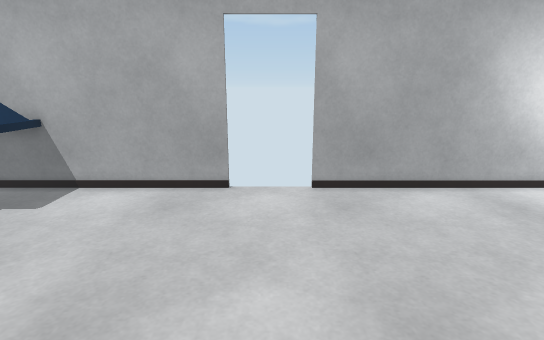
view 1 (above)

12 first-person views from a walk through a 3-D level made in the Unity game engine. The camera is 1.3 m above the floor, tilts 14° down and sees 80° across. The floor is counted in squares, 0.36 m on a side. Each view is taken from the middle of a square. On the plan, view 1 faces up. The plan holds only what a view shows up to about 20 squares ahead; the rest is blank. The player is left out.

view 2
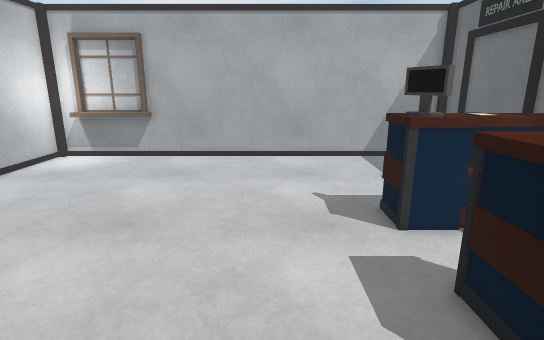

view 3
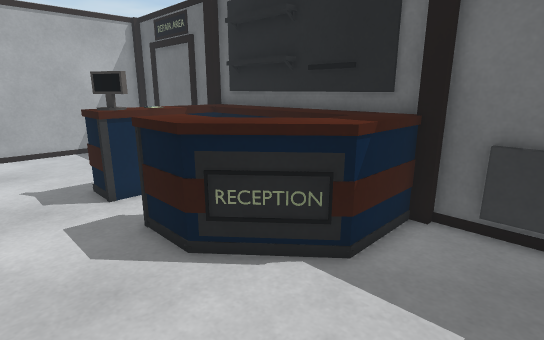

view 4
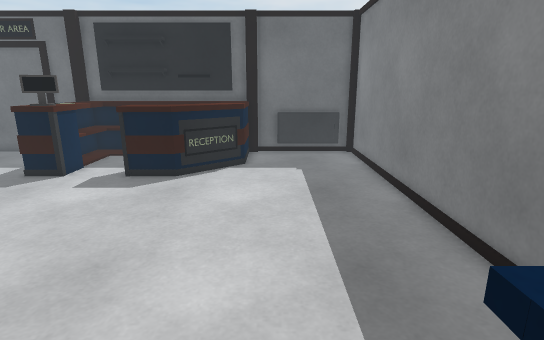

view 5
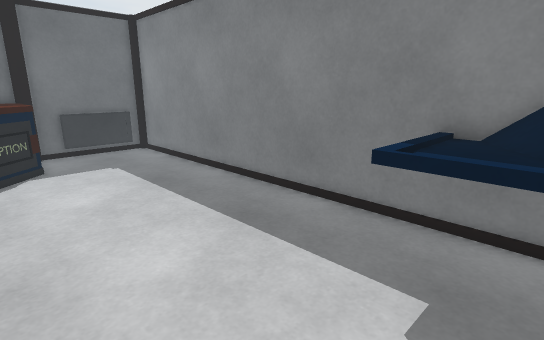

view 6
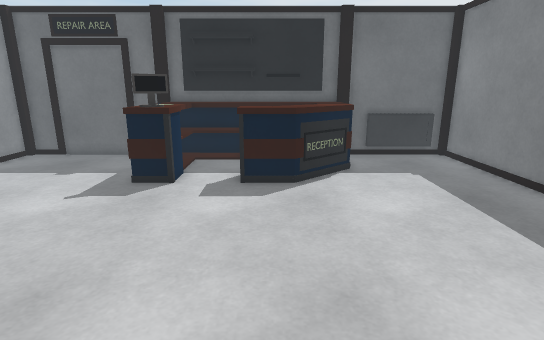

view 7
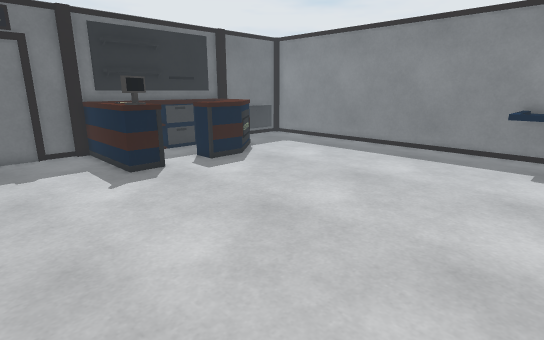

view 8
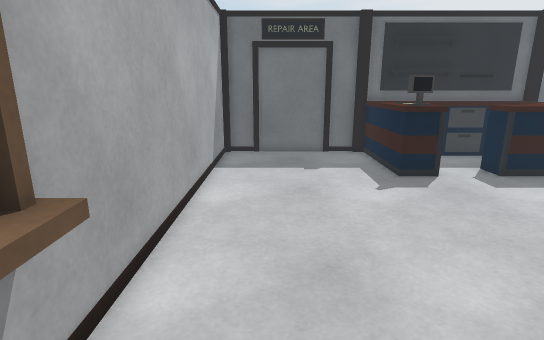

view 9
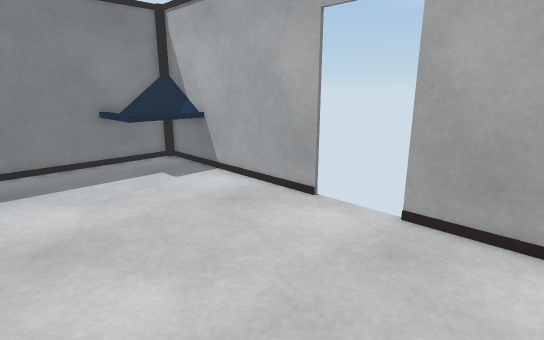

view 10
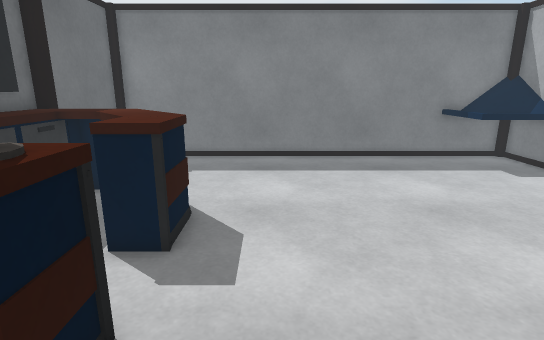

view 11
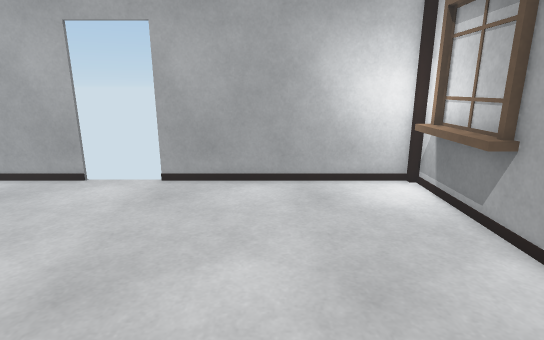

view 12
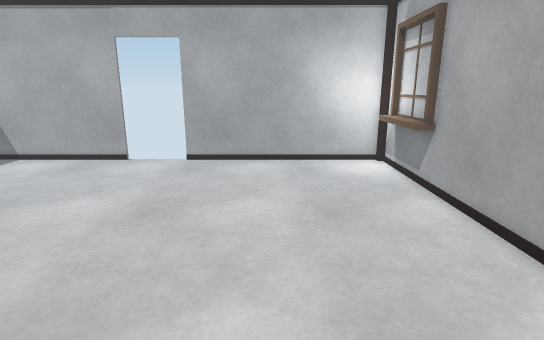

### Floor plan
Points are (right, up) in squares from view 1. A wall is a line through its corners. A room is listed if a view was taken in it or the views show most of it. See-through windows are left out.
Room 1 (views 1, 2, 3, 4, 5, 6, 7, 8, 9, 10, 11, 12)
walls: (2.3, -4.2) (3.3, -3.7); (-1.1, -8.6) (2.2, -8.6); (-1.6, -9.2) (3.6, -9.2); (3.5, -8.9) (4.2, -8.9); (-1.5, 11.8) (-11.4, 11.8); (4.1, -9.2) (11.5, -9.2); (-6.2, -8.9) (-5.5, -8.9); (-11.8, 8.6) (-11.8, -8.9); (-9.3, 11.8) (-11.9, 9.6); (-9.6, 11.8) (-11.8, 10); (-9.9, 11.8) (-11.9, 10.2); (-10.4, 11.8) (-11.8, 10.6); (-10.7, 11.8) (-11.8, 10.9); (-11.5, -9.2) (-6.1, -9.2); (11.8, -8.9) (11.8, 11.4); (-11.8, 11.4) (-11.8, 9.4); (11.5, 11.8) (1.5, 11.8)
low walls: (11.9, 6.5) (11.1, 6.5) (11.1, 10.6); (-8.9, 11.6) (-11.5, 9.4); (-8.9, 11.9) (-11.9, 9.4); (-11, -8.9) (-7.2, -8.9)
objects: other object (-12, 8) to (-8, 11); other object (-6, -9) to (4, -3)

Positions as (right, up) in squares from view 1, and headings:
1: (0, 0), facing up
2: (-6, 0), facing right
3: (-9, 0), facing down-right
4: (-7, 10), facing down
5: (-3, 11), facing down-left
6: (-2, 9), facing down
7: (9, 11), facing down-left
8: (9, 10), facing down
9: (5, 3), facing up-left
10: (6, -1), facing left
11: (6, -1), facing up
12: (6, -5), facing up
